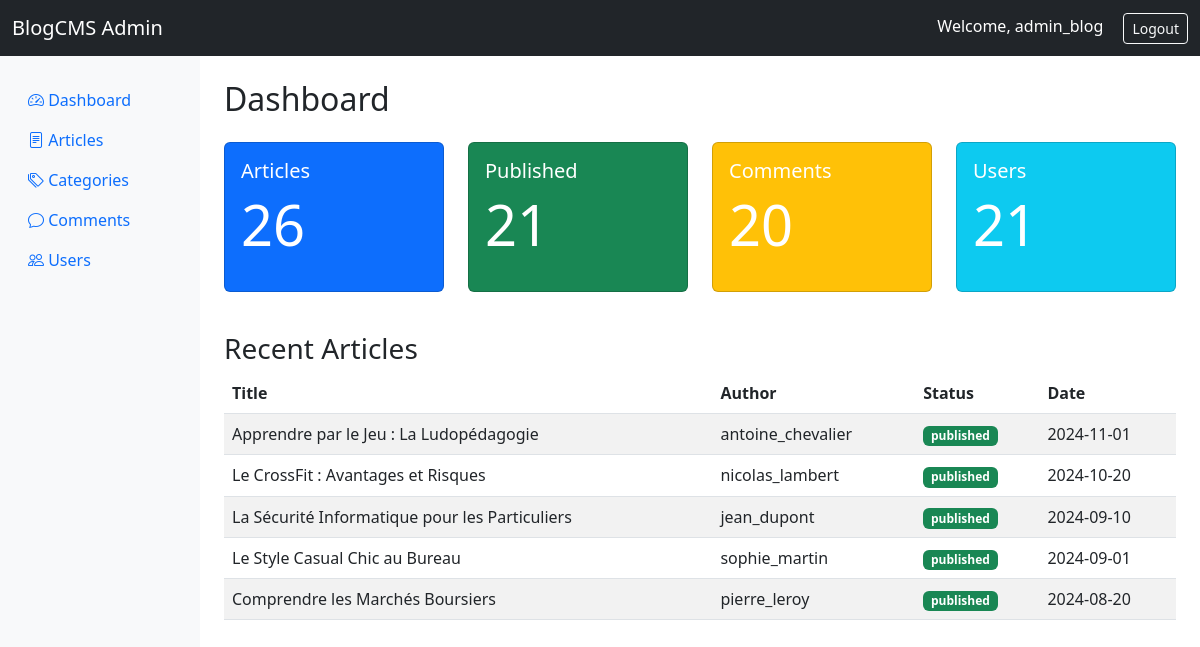
Page /admin/dashboard.php (signed in) on the committed database.
### tables this page shows
CREATE TABLE `article` (
  `id_article` int(11) NOT NULL,
  `titre` varchar(100) DEFAULT NULL,
  `contenu` text DEFAULT NULL,
  `date_creation` date DEFAULT NULL,
  `date_modification` date DEFAULT NULL,
  `nom_createur` varchar(30) DEFAULT NULL,
  `id_categorie` int(11) DEFAULT NULL,
  `statu` varchar(30) DEFAULT 'published'
);

### functions.php (called while the page is built, shortened)
<?php
function escape($string) {
    return htmlspecialchars($string, ENT_QUOTES, 'UTF-8');
}
function getDashboardStats($pdo) {
    return [
        'total_articles' => $pdo->query("SELECT COUNT(*) FROM article")->fetchColumn(),
        'published_articles' => $pdo->query("SELECT COUNT(*) FROM article WHERE statu = 'published'")->fetchColumn(),
        'total_categories' => $pdo->query("SELECT COUNT(*) FROM categorie")->fetchColumn(),
        'total_users' => $pdo->query("SELECT COUNT(*) FROM users")->fetchColumn(),
        'total_comments' => $pdo->query("SELECT COUNT(*) FROM commentaire")->fetchColumn(),
        'pending_comments' => $pdo->query("SELECT COUNT(*) FROM commentaire WHERE statu != 'approved'")->fetchColumn()
    ];
}
function getAllArticles($pdo, $status = null, $limit = null) {
    $sql = "SELECT a.*, u.nom, u.prenom, c.nom_categorie
            FROM article a
            LEFT JOIN users u ON a.nom_createur = u.user_name
            LEFT JOIN categorie c ON a.id_categorie = c.id_categorie";
    $sql .= " ORDER BY a.date_creation DESC";
    if ($limit) {
        $sql .= " LIMIT " . (int)$limit;
    }
    $stmt = $pdo->prepare($sql);
    $stmt->execute();
    return $stmt->fetchAll();
}
?>

### admin/dashboard.php (the view, shortened to what this page needs)
<?php
require_once '../db.php';
require_once '../functions.php';
$stats = getDashboardStats($pdo);
$recent_articles = getAllArticles($pdo, null, 5);
?>
<!DOCTYPE html>
<html lang="en">
<head>
    <link href="https://cdn.jsdelivr.net/npm/bootstrap@5.3.0/dist/css/bootstrap.min.css" rel="stylesheet">
    <link rel="stylesheet" href="https://cdn.jsdelivr.net/npm/bootstrap-icons@1.11.0/font/bootstrap-icons.css">
</head>
<body>
    <nav class="navbar navbar-expand-lg navbar-dark bg-dark">
        <div class="container-fluid">
            <a class="navbar-brand" href="../index.php">BlogCMS Admin</a>
            <div class="ms-auto">
                <span class="text-white me-3">Welcome, <?= escape($_SESSION['user_name']) ?></span>
                <a href="../logout.php" class="btn btn-outline-light btn-sm">Logout</a>
            </div>
        </div>
    </nav>
    <div class="container-fluid">
        <div class="row">
            <nav class="col-md-2 d-md-block bg-light sidebar py-4" style="min-height: 100vh;">
                <ul class="nav flex-column">
                    <li class="nav-item"><a class="nav-link active" href="dashboard.php"><i class="bi bi-speedometer2"></i> Dashboard</a></li>
                    <li class="nav-item"><a class="nav-link" href="articles.php"><i class="bi bi-file-text"></i> Articles</a></li>
                    <li class="nav-item"><a class="nav-link" href="categories.php"><i class="bi bi-tags"></i> Categories</a></li>
                    <li class="nav-item"><a class="nav-link" href="comments.php"><i class="bi bi-chat"></i> Comments</a></li>
                    <li class="nav-item"><a class="nav-link" href="users.php"><i class="bi bi-people"></i> Users</a></li>
                </ul>
            </nav>
            <main class="col-md-10 ms-sm-auto px-md-4 py-4">
                <h1 class="h2 mb-4">Dashboard</h1>
                <div class="row mb-4">
                    <div class="col-md-3">
                        <div class="card text-white bg-primary mb-3">
                            <div class="card-body">
                                <h5 class="card-title">Articles</h5>
                                <p class="display-4"><?= $stats['total_articles'] ?></p>
                            </div>
                        </div>
                    </div>
                    <div class="col-md-3">
                        <div class="card text-white bg-success mb-3">
                            <div class="card-body">
                                <h5 class="card-title">Published</h5>
                                <p class="display-4"><?= $stats['published_articles'] ?></p>
                            </div>
                        </div>
                    </div>
                    <div class="col-md-3">
                        <div class="card text-white bg-warning mb-3">
                            <div class="card-body">
                                <h5 class="card-title">Comments</h5>
                                <p class="display-4"><?= $stats['total_comments'] ?></p>
                            </div>
                        </div>
                    </div>
                    <div class="col-md-3">
                        <div class="card text-white bg-info mb-3">
                            <div class="card-body">
                                <h5 class="card-title">Users</h5>
                                <p class="display-4"><?= $stats['total_users'] ?></p>
                            </div>
                        </div>
                    </div>
                </div>
                <h3>Recent Articles</h3>
                <div class="table-responsive">
                    <table class="table table-striped">
                        <thead>
                            <tr>
                                <th>Title</th>
                                <th>Author</th>
                                <th>Status</th>
                                <th>Date</th>
                            </tr>
                        </thead>
                        <tbody>
                            <?php foreach ($recent_articles as $article): ?>
                                <tr>
                                    <td><?= escape($article['titre']) ?></td>
                                    <td><?= escape($article['nom_createur']) ?></td>
                                    <td>
                                        <span class="badge bg-<?= $article['statu'] == 'published' ? 'success' : 'secondary' ?>">
                                            <?= escape($article['statu']) ?>
                                        </span>
                                    </td>
                                    <td><?= escape($article['date_creation']) ?></td>
                                </tr>
                            <?php endforeach; ?>
                        </tbody>
                    </table>
                </div>
            </main>
        </div>
    </div>
</body>
</html>

### rows in the picture
article: titre "Apprendre par le Jeu : La Ludopédagogie", nom_createur "antoine_chevalier", statu "published", date_creation "2024-11-01"
article: titre "Le CrossFit : Avantages et Risques", nom_createur "nicolas_lambert", statu "published", date_creation "2024-10-20"
article: titre "La Sécurité Informatique pour les Particuliers", nom_createur "jean_dupont", statu "published", date_creation "2024-09-10"
article: titre "Le Style Casual Chic au Bureau", nom_createur "sophie_martin", statu "published", date_creation "2024-09-01"
article: titre "Comprendre les Marchés Boursiers", nom_createur "pierre_leroy", statu "published", date_creation "2024-08-20"

### other values in the picture
$_SESSION['user_name'] "admin_blog"
$stats['total_articles'] "26"
$stats['published_articles'] "21"
$stats['total_comments'] "20"
$stats['total_users'] "21"
